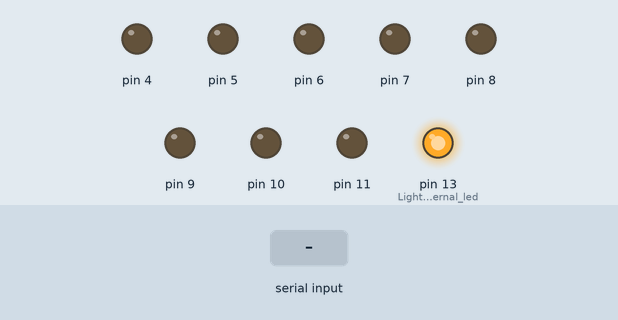
The sketch below on a simulated Arduino Uno, built with avr-gcc and run on an emulated ATmega328P. Parts: output pins drawn as LEDs (lit = HIGH). Inputs (shaded band) come from the test bench. What the sketch prints to the serial monitor is not drawn.

Above: at 1.3 s.
1.4 s: "BW 20\n" received over Serial
At 1.8 s:
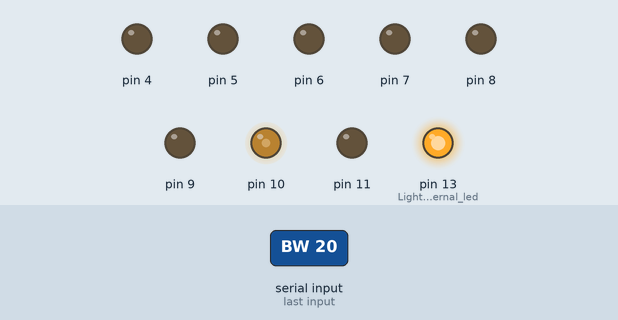
2.9 s: "FL 150\n" received over Serial
At 4.1 s:
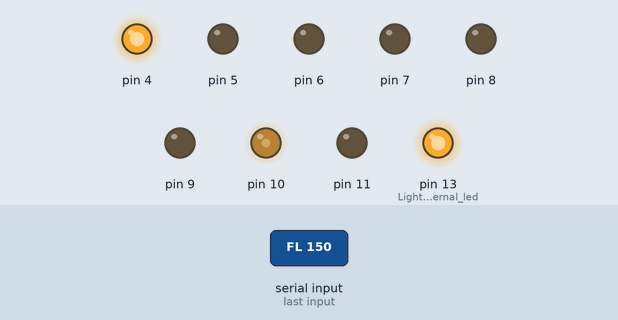
4.4 s: "BL 1\n" received over Serial
At 5.2 s:
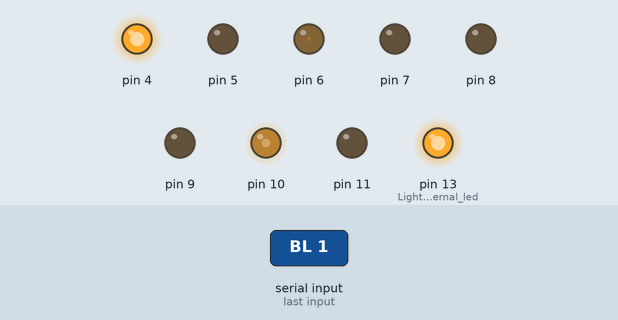
5.9 s: "FW 150\n" received over Serial
At 6.5 s:
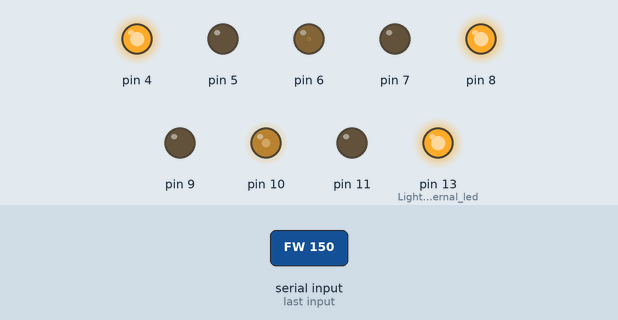
7.4 s: "FL 1\n" received over Serial
At 8.6 s:
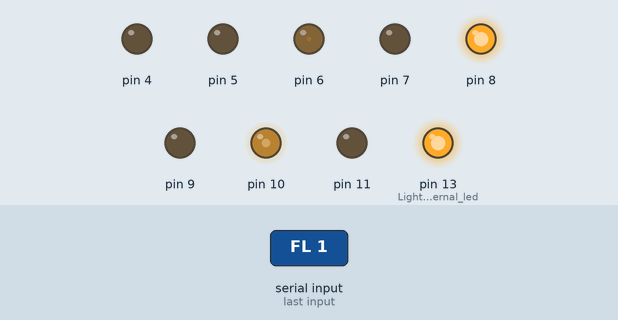
8.9 s: "BL 150\n" received over Serial
At 10.0 s:
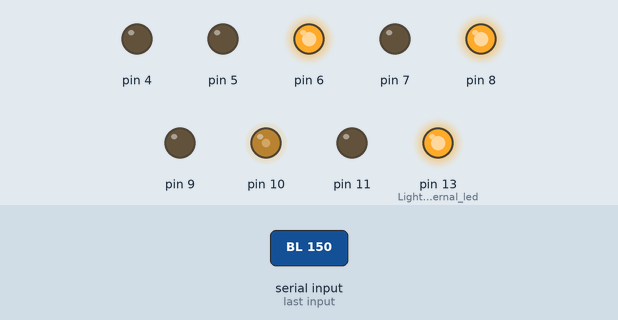
Timing chart, 0 to 11.4 s (numbered marks = the images above; inputs shaded):
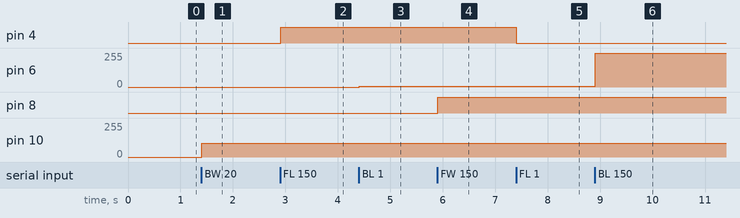

The sketch:

ManualStepClimbingCode.ino
```cpp
// Example: "FL 30", "BL -40", "FW 0", "BW 20"
//FL, BL , FW, BW are motor ID's
//FL: front lifting rack; BL: back lifting rack; FW: front wheel; BW: back Wheel
//To stop enter Motor ID 0 in serial monitor. Example- FL 0
//Run any motor individually. To run multiple motors send each command in seperate line
//Edit the pinouts for each motor given below ⬇

int fl_lpwm = 4; //Front lift pinouts
int fl_rpwm = 5;

int bl_lpwm = 6; //Back lift pinouts
int bl_rpwm = 7;

int fw_lpwm = 8; //Front wheel pinouts
int fw_rpwm = 9;

int bw_lpwm = 10; //Back wheel pinouts
int bw_rpwm = 11;

struct Motor {
  int LPWM;
  int RPWM;
  int targetRPM;
  int pwmValue;
};

const int MAX_RPM = 50; // rated speed

// --- Define each actuator’s pins ---
Motor frontLift  = {fl_lpwm, fl_rpwm, 0, 0};   // Front lifting rack
Motor backLift = {bl_lpwm, bl_rpwm, 0, 0};   // Back Lifiting rack
Motor frontWheel = {fw_lpwm, fw_rpwm, 0, 0};   // Front wheel
Motor backWheel = {bw_lpwm, bw_rpwm, 0, 0};  //Back wheel
void setup() {
  Serial.begin(9600);
  pinMode(13, OUTPUT); //Lightup internal led
  digitalWrite(13, HIGH);

  setupMotor(frontLift);
  setupMotor(backLift);
  setupMotor(frontWheel);
  setupMotor(backWheel);

  Serial.println("=== Multi-Actuator Control Ready ===");
  Serial.println("Commands: FL <rpm>, BL <rpm>, FW <rpm>, BW <rpm");
  Serial.println("Example: FL 30  → Lift forward 30 RPM");
  Serial.println("         BL -40 → Back lift reverse 40 RPM");
  Serial.println("         FW 0   → Stop front wheel");
}


void loop() {
  if (Serial.available() > 0) {
    String input = Serial.readStringUntil('\n');
    input.trim();

    if (input.length() == 0) return;

    String motorID = input.substring(0,2);  // first two letter = which motor
    motorID.toUpperCase();
    int spaceIndex = input.indexOf(' ');
    int rpm = 0;
    if (spaceIndex > 0) {
      rpm = input.substring(spaceIndex + 1).toInt();
    } else {
      Serial.println(" Invalid input! Use format: FL 30");
      return;
    }

    rpm = constrain(rpm, -MAX_RPM, MAX_RPM);
    controlMotor(motorID, rpm);
  }

  // Keep all motors running at their target RPM
  updateMotor(frontLift);
  updateMotor(backLift);
  updateMotor(frontWheel);
  updateMotor(backWheel);
}


void setupMotor(Motor &m) {
  pinMode(m.LPWM, OUTPUT);
  pinMode(m.RPWM, OUTPUT);
  analogWrite(m.LPWM, 0);
  analogWrite(m.RPWM, 0);
}

void controlMotor(String id, int rpm) {
  Motor *m = nullptr;

  if (id == "FL") m = &frontLift;
  else if (id == "BL") m = &backLift;
  else if (id == "FW") m = &frontWheel;
  else if (id == "BW") m = &backWheel;

  if (m == nullptr) {
    Serial.println(" Unknown motor ID! Use FL, BL, FW or BW");
    return;
  }

  m->targetRPM = rpm;
  Serial.print("using ");
  Serial.print(id);
  Serial.print(" target RPM set to ");
  Serial.println(rpm);
}

void updateMotor(Motor &m) {
  if (m.targetRPM > 0) {
    m.pwmValue = map(m.targetRPM, 0, MAX_RPM, 0, 255);
    analogWrite(m.LPWM, m.pwmValue);
    analogWrite(m.RPWM, 0);
  }
  else if (m.targetRPM < 0) {
    m.pwmValue = map(abs(m.targetRPM), 0, MAX_RPM, 0, 255);
    analogWrite(m.LPWM, 0);
    analogWrite(m.RPWM, m.pwmValue);
  }
  else {
    analogWrite(m.LPWM, 0);
    analogWrite(m.RPWM, 0);
  }
}
```

Measured:
- after the input at 1.4 s, pin 10: 0/255 → 102/255 at once
- after the input at 2.9 s, pin 4: LOW → HIGH at once
- after the input at 4.4 s, pin 6: 0/255 → 5/255 at once
- after the input at 5.9 s, pin 8: LOW → HIGH at once
- after the input at 7.4 s, pin 4: HIGH → LOW at once
- after the input at 8.9 s, pin 6: 5/255 → 255/255 at once
